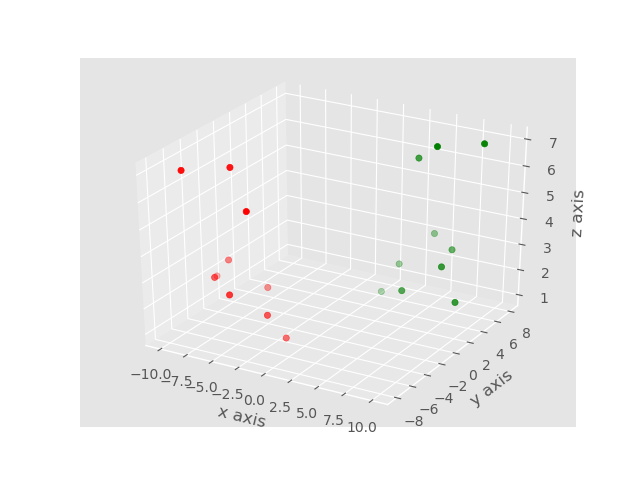

Python code for this plot:
from mpl_toolkits.mplot3d import axes3d
import matplotlib.pyplot as plt
from matplotlib import style

style.use('ggplot')

fig = plt.figure()
ax1 = fig.add_subplot(111, projection='3d')

x = [1,2,3,4,5,6,7,8,9,10]
y = [5,6,7,8,2,5,6,3,7,2]
z = [1,2,6,3,2,7,3,3,7,2]

x2 = [-1,-2,-3,-4,-5,-6,-7,-8,-9,-10]
y2 = [-5,-6,-7,-8,-2,-5,-6,-3,-7,-2]
z2 = [1,2,6,3,2,7,3,3,7,2]

ax1.scatter(x, y, z, c='g', marker='o')
ax1.scatter(x2, y2, z2, c ='r', marker='o')

ax1.set_xlabel('x axis')
ax1.set_ylabel('y axis')
ax1.set_zlabel('z axis')

plt.show()
